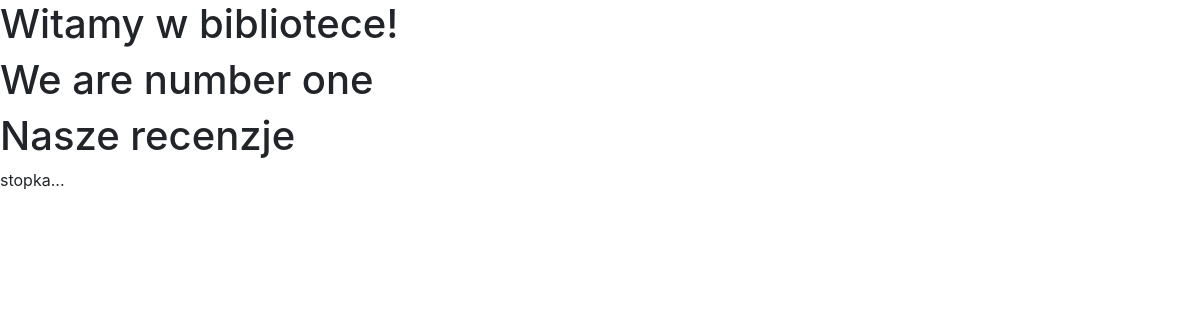
/recenzje, run on an earlier commit of the app's database.
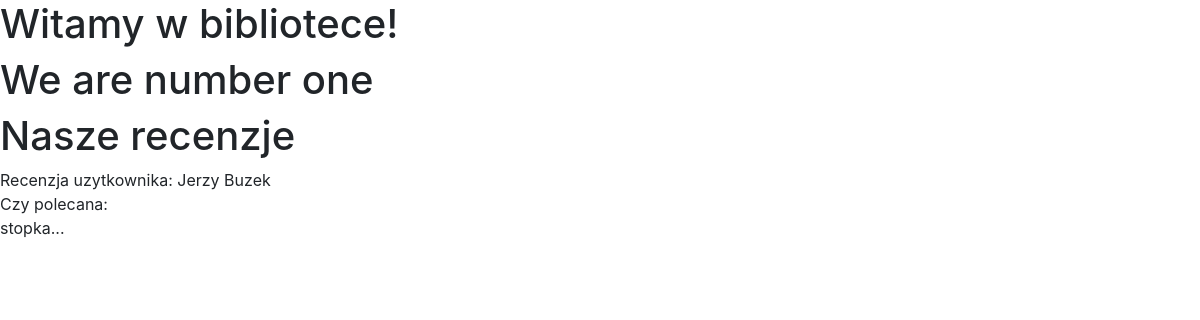
And on a later commit of the database.
### books/models.py (models this page shows, shortened)
class Review(models.Model):
    book = models.ForeignKey(to=Book, verbose_name="recenzowana książka",on_delete=models.CASCADE)
    author = models.CharField(verbose_name="autor recenzji", max_length=250)
    content = models.TextField(verbose_name="treść recenzji")
    is_recommended = models.BooleanField(verbose_name="polecam innym")
    class Meta:
        verbose_name = "recenzja"
        verbose_name_plural = "recenzje"

### books/views.py (the view)
# urls.py: path("recenzje", views.ReviewList.as_view(), name="review_list"),
class ReviewList(ListView):
    model = Review

### books/templates/books/review_list.html
{% extends "base.html" %}
{% block content %}
    <h1>Nasze recenzje</h1>
    {% for review in review_list %}
        Recenzja uzytkownika: {{ review.author }}<br>
        Czy polecana: {{ review.recommended }}<br>
    {% endfor %}
{% endblock %}

What changed in the data, as far as the page shows it:
added Review: author "Jerzy Buzek"
